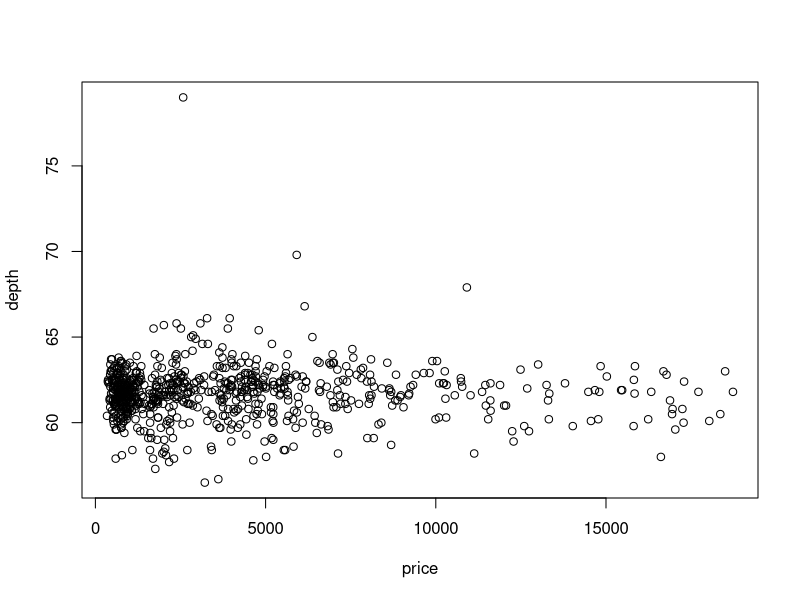

Write R code to recreate this figure.
# 1. Working with the iris dataset



# a. Get all rows of Species "versicolor" in a new dataframe, call this dataframe: iris.vers

iris.vers = subset(iris, Species == "versicolor"); iris.vers



# b. Get a vector called "sepal.dif" with the difference between Sepal.Length and Sepal.Width of versicolor plants

sepal.dif = iris.vers$Sepal.Length - iris.vers$Sepal.Width; sepal.dif



# c. Update (add) iris.vers with the new column (sepal.dif)

iris.vers = data.frame(iris.vers, sepal.dif); head(iris.vers)





# 2. Classes of Variables (mtcars)



# a. Check the class of each variable in mtcars

head(mtcars)

sapply(mtcars, class)



# b. Change am, cyl and vs to integer and store the new dataset as newmtc

attach(mtcars)

newmtc = data.frame(mpg, cyl = as.integer(cyl),
                    
                    disp, hp, drat, wt, qsec,
                    
                    vs = as.integer(vs), am = as.integer(am),
                    
                    gear, carb)



sapply(newmtc, class)



# c. Round the newmtc dataframe to 1 digit

round(newmtc, 1)





# 3. Advanced filtering of iris



# a. Use dplyr to filter for all data of Species "virginica" with a

# Sepal.Width of greater 3.5

library(dplyr)

filter(iris, Sepal.Width > 3.5, Species =="virginica")



# b. How would you use R Base to get a dataframe of

# all data of Species "virginica" with a Sepal.Width of greater 3.5

# but without the last column Species in the dataframe?

iris[iris$Species == "virginica" & iris$Sepal.Width > 3.5, 1:4]



# c. Get the row IDs of the rows matching the 2 filtering criteria provided above

row.names(iris[iris$Species == "virginica" & iris$Sepal.Width > 3.5, 1:4])





# 4. Manipulating dataframes at column level, dataset = iris



# a. Repeat each value of Sepal.Length and repeat the whole sequence as well

rep(iris$Sepal.Length, each = 2, times = 2)



# b. Get a new object which contains only the odd values of Sepal.Length

sep.lengthodd = iris[c(T,F),1]



# c. Get a new object which repeats each value from the new vector of exercise b

newsep.length = rep(sep.lengthodd, each = 2)



# d. Replace the Sepal.Length column of iris

# with the new Sepal.Length from exercise c, check if the replacement worked

iris$Sepal.Length = newsep.length; head(iris)











# 5. Big Data Example with diamonds (package: ggplot2)



# a. Get familiar with the dataset diamonds from ggplot

library(ggplot2)

? diamonds

summary(diamonds)



# b. Attach the dataset

attach(diamonds)



# c. Get a subset of the diamonds dataset with all the rows that have

# a clarity of "SI2" and a depth of at least 70.

# Call the subset diam.sd and display it in the same line of code

diam.sd = subset(diamonds, clarity == "SI2" & depth >= 70); diam.sd





# d. Which index positions have a clarity

# of SI2 and a depth of at least 70? (hint: row.id in tibble)

library(tibble)

diam.id = rowid_to_column(diamonds, var = "rowid")

diam.id = subset(diam.id, clarity == "SI2" & depth >= 70)

diam.id[,1]



# e. Store the index positions as an integer object

index.pos = diam.id[,1]; index.pos







# 6. Getting counts of filtered datasets (ggplot2 : diamonds)



# a. How many observations of diamonds have a cut of ideal and have less than 0.21 carat?

sum(cut == "Ideal" & carat < 0.21) # diamonds is attached to environment



# b. How many observations of diamonds have a combined x + y + z dimension greater than 40?

sum ((x + y + z) > 40)



# c. How man observations of diamonds have either a price above 10000 or a depth of at least 70?

sum(price > 10000 | depth >= 70)







# 7. Filtering based on row and column ID (ggplot2, diamonds)



# a. Get a table with observations 67 and 982 of variables color and y

diamonds[c(67,982), c(3,9)]



# b. Get a table with the full info on observations 453, 792 and 10489

diamonds[c(453, 792, 10489), ]



# c. Get the first 10 rows of the dataset diamonds with the variables x, y, z

head(diamonds[ , c(8,9,10)],10)





# 8. Ordering data (ggplot2, diamonds)



# a. Create the object newdiam which is a subset of the first 1000 rows of diamonds

newdiam = diamonds[1:1000,]



# b. Order newdiam according to price, starting with the lowest

# hint: dplyr, arrange is a useful function for that!

library(dplyr)



head(arrange(newdiam, price))



# c. Order newdiam according to price, starting with the highest

head(arrange(newdiam, desc(price)))



# d. Order newdiam like in c, but ties should be arranged with increasing depth

head(arrange(newdiam, desc(price), depth))





# 9. Sampling big dataframes, data = diamonds



# a. Use dplyr, sample_n to get the object diam750 which contains 750

# randomly sampled observations of diamonds

# I use seed nr 56 for reproduction

library(dplyr)



set.seed(56)



diam750 = sample_n(diamonds, 750)



# b. Get a summary of the new dataframe

summary(diam750)



# c. Plot a scatterplot of price vs depth

# use R Base plot, and the function "with" (less code)

with(diam750, plot(price, depth))







# 10. Working with tibbles - diamonds, use package tibble functions only

# Lets say newdiam consists of the first 100 rows, as well as price and carat



newdiam2 <- diamonds[1:100, c(7,1)]



# a. How do you know that this is a tibble?

head(newdiam2)

library(tibble)

is.tibble(newdiam2)



# b. Add a new row with a price of 336 with 0.32 carat

newdiam2 <- add_row(newdiam2, price = 336, carat = 0.32)

tail(newdiam2)



# c. How many rows and columns does the tibble have?

tbl_sum(newdiam2)



# d. Print the object in a transposed way (glimpse)

glimpse(newdiam2)



# e. Does the tibble have a rowname?

has_rownames(newdiam2)

